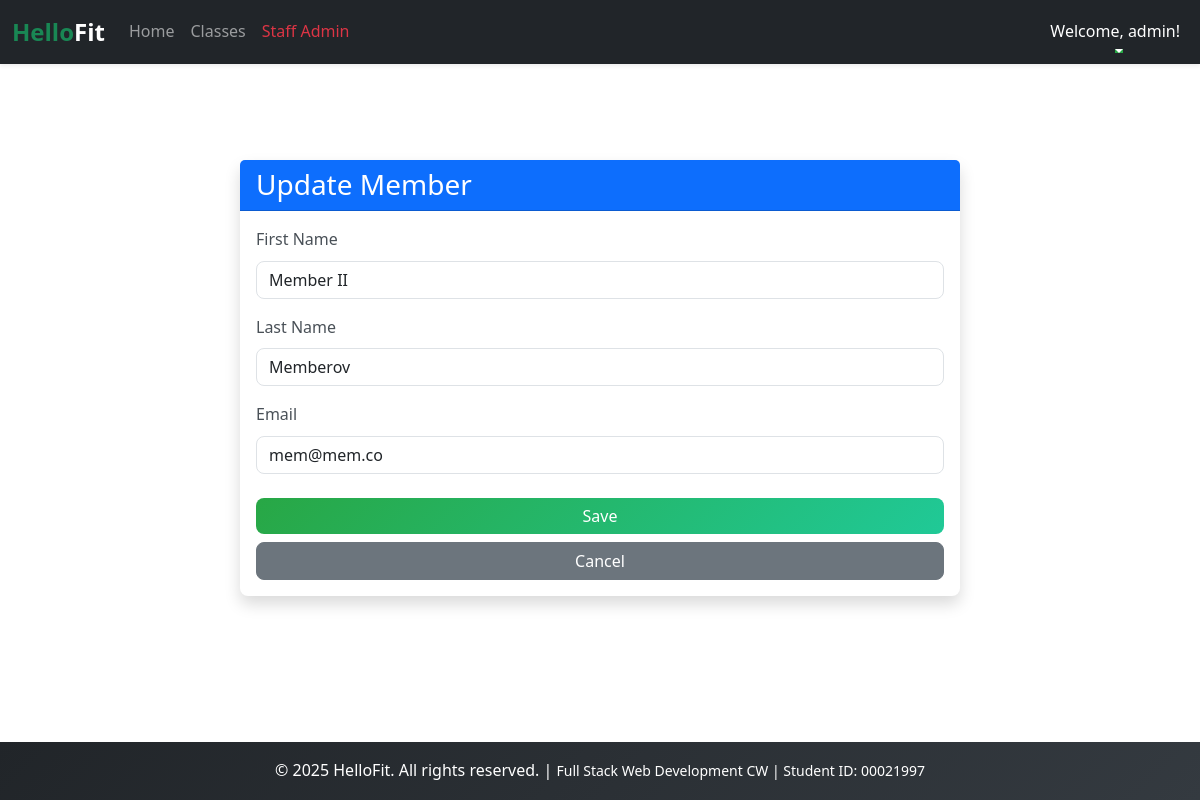
Page /staff/members/update/2/ (signed in) on the committed database.
### users/models.py (models this page shows, shortened)
class User(AbstractUser):
    ROLES = [
        ('member', 'Member'),
        ('trainer', 'Trainer'),
        ('staff', 'Staff'),
    ]
    role = models.CharField(max_length=10, choices=ROLES, default='member')
    phone = models.CharField(max_length=12, blank=True)
    join_date = models.DateTimeField(auto_now_add=True)

class Member(models.Model):
    user = models.OneToOneField(User, on_delete=models.CASCADE, primary_key=True)

### scheduling/views.py (the view, shortened to what this page needs)
# urls.py: path('staff/members/update/<int:pk>/', staff_member_update, name='staff_member_update'),
@login_required
def staff_member_update(request, pk):
    if request.user.role != 'staff': return redirect('home')
    member = get_object_or_404(Member, pk=pk)
    return render(request, 'scheduling/staff/member_form.html', {'member': member, 'title': 'Update Member'})

### scheduling/templates/scheduling/staff/member_form.html (shortened to what this page needs)
{% extends 'base.html' %}
{% block content %}
<div class="container mt-5">
    <div class="row justify-content-center">
        <div class="col-md-8">
            <div class="card shadow">
                <div class="card-header bg-primary text-white">
                    <h3 class="card-title mb-0">{{ title }}</h3>
                </div>
                <div class="card-body">
                    <form method="post">
                        {% if member %}
                        <div class="mb-3">
                            <label class="form-label">First Name</label>
                            <input type="text" name="first_name" class="form-control"
                                value="{{ member.user.first_name }}" required>
                        </div>
                        <div class="mb-3">
                            <label class="form-label">Last Name</label>
                            <input type="text" name="last_name" class="form-control" value="{{ member.user.last_name }}"
                                required>
                        </div>
                        <div class="mb-3">
                            <label class="form-label">Email</label>
                            <input type="email" name="email" class="form-control" value="{{ member.user.email }}"
                                required>
                        </div>
                        {% endif %}
                        <div class="d-grid gap-2 mt-4">
                            <button type="submit" class="btn btn-success">Save</button>
                            <a href="{% url 'staff_member_list' %}" class="btn btn-secondary">Cancel</a>
                        </div>
                    </form>
                </div>
            </div>
        </div>
    </div>
</div>
{% endblock %}

### templates/base.html (shortened to what this page needs)
{% load static %}
<!DOCTYPE html>
<html lang="en">
<head>
    <link href="https://cdn.jsdelivr.net/npm/bootstrap@5.3.3/dist/css/bootstrap.min.css" rel="stylesheet"
>
    <link rel="stylesheet" href="{% static 'css/style.css' %}">
</head>
<body style="display:flex;min-height:100vh;flex-direction:column;">
    <header>
        <nav class="navbar navbar-expand-lg navbar-dark bg-dark shadow-sm">
            <div class="container-fluid">
                <a class="navbar-brand fs-4 fw-bold text-success" href="{% url 'home' %}">
                    Hello<span class="text-white">Fit</span>
                </a>
                <div class="collapse navbar-collapse" id="navbarNav">
                    <ul class="navbar-nav me-auto mb-2 mb-lg-0">
                        <li class="nav-item">
                            <a class="nav-link" href="{% url 'home' %}">Home</a>
                        </li>
                        <li class="nav-item">
                            <a class="nav-link" href="{% url 'classes' %}">Classes</a>
                        </li>
                        {% if user.is_authenticated %}
                        {% if user.role == 'member' %}
                        <li class="nav-item">
                            <a class="nav-link text-warning" href="{% url 'member_dashboard' %}">My Dashboard</a>
                        </li>
                        {% elif user.role == 'trainer' %}
                        <li class="nav-item">
                            <a class="nav-link text-info" href="{% url 'trainer_dashboard' %}">Trainer Panel</a>
                        </li>
                        {% elif user.role == 'staff' %}
                        <li class="nav-item">
                            <a class="nav-link text-danger" href="{% url 'staff_dashboard' %}">Staff Admin</a>
                        </li>
                        {% endif %}
                        {% endif %}
                    </ul>
                    <ul class="navbar-nav ms-auto">
                        {% if user.is_authenticated %}
                        <li class="nav-item dropdown">
                            <a class="nav-link dropdown-toggle text-white" href="#" id="navbarDropdown" role="button"
                                data-bs-toggle="dropdown" aria-expanded="false">
                                Welcome, {{ user.first_name|default:user.username }}!
                            </a>
                        </li>
                        {% endif %}
                    </ul>
                </div>
            </div>
        </nav>
    </header>
    <main class="container my-5">
        {% block content %}
        {% endblock content %}
    </main>
    <footer class="bg-dark text-white text-center py-3 mt-auto">
        <div class="container">
            <p class="mb-0">
                &copy; 2025 HelloFit. All rights reserved. |
                <small>Full Stack Web Development CW | Student ID: 00021997</small>
            </p>
        </div>
    </footer>
</body>
</html>

### static/css/style.css (style rules this page uses)
:root { --primary-green: #28a745; --dark-bg: #212529; --light-gray: #f8f9fa; --border-radius: 8px; --transition-speed: 0.3s; }
body { font-family: 'Segoe UI', Tahoma, Geneva, Verdana, sans-serif; line-height: 1.6; }
html { scroll-behavior: smooth; }
.btn { border-radius: var(--border-radius); transition: all var(--transition-speed) ease; font-weight: 500; }
.btn-success { background: linear-gradient(135deg, #28a745 0%, #20c997 100%); border: none; }
.card { border-radius: var(--border-radius); border: none; box-shadow: 0 2px 8px rgba(0, 0, 0, 0.1); transition: all var(--transition-speed) ease; }
.form-control, .form-select { border-radius: var(--border-radius); border: 1px solid #dee2e6; transition: all var(--transition-speed) ease; }
.form-label { font-weight: 500; color: #495057; margin-bottom: 0.5rem; }
.navbar { box-shadow: 0 2px 4px rgba(0, 0, 0, 0.1); }
.navbar-brand { transition: all var(--transition-speed) ease; }
.nav-link { position: relative; transition: all var(--transition-speed) ease; }
.nav-link::after { content: ''; position: absolute; bottom: 0; left: 50%; width: 0; height: 2px; background: var(--primary-green); transition: all var(--transition-speed) ease; transform: translateX(-50%); }
footer { background: linear-gradient(135deg, var(--dark-bg) 0%, #343a40 100%); }

### rows in the picture
User: first_name "admin"
Member: first_name "Member II", last_name "Memberov", email "mem@mem.co"

### other values in the picture
{{ title }} "Update Member"
